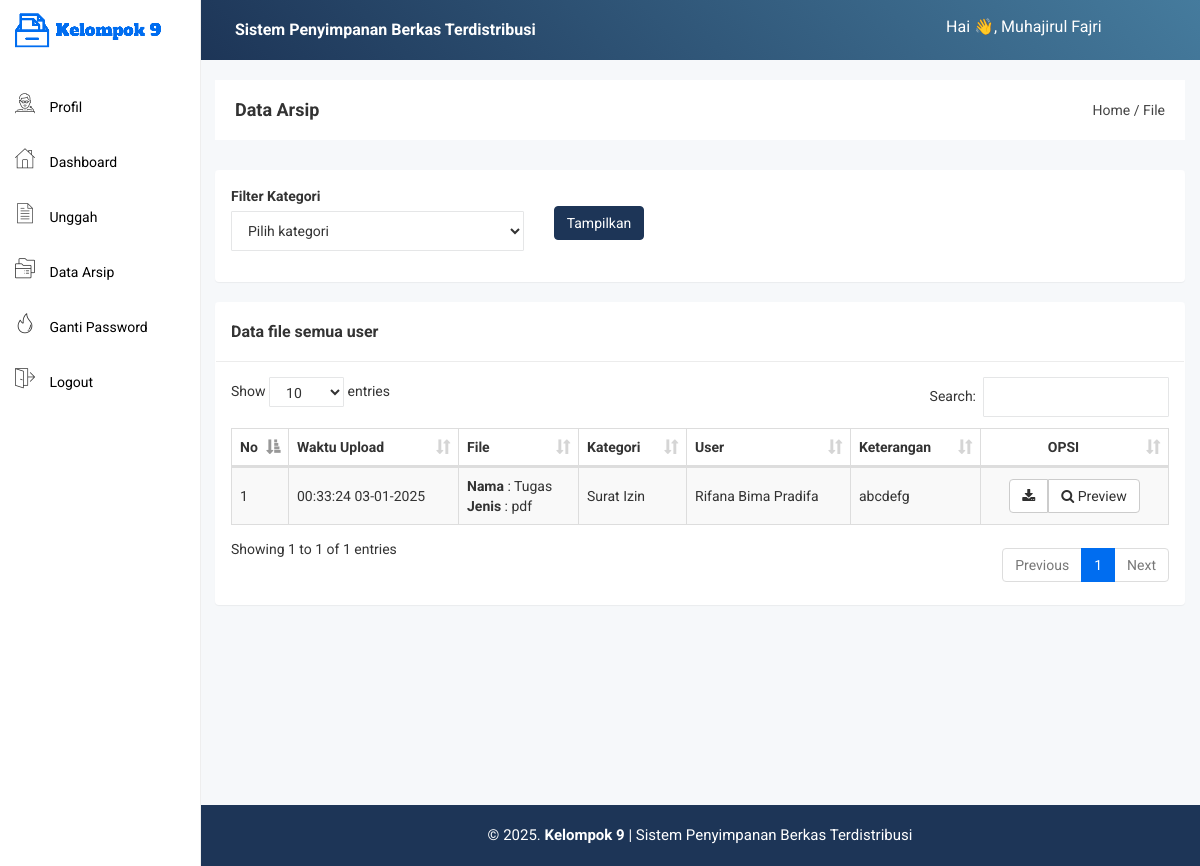
Page /user/arsip.php (signed in) on the earlier database version.
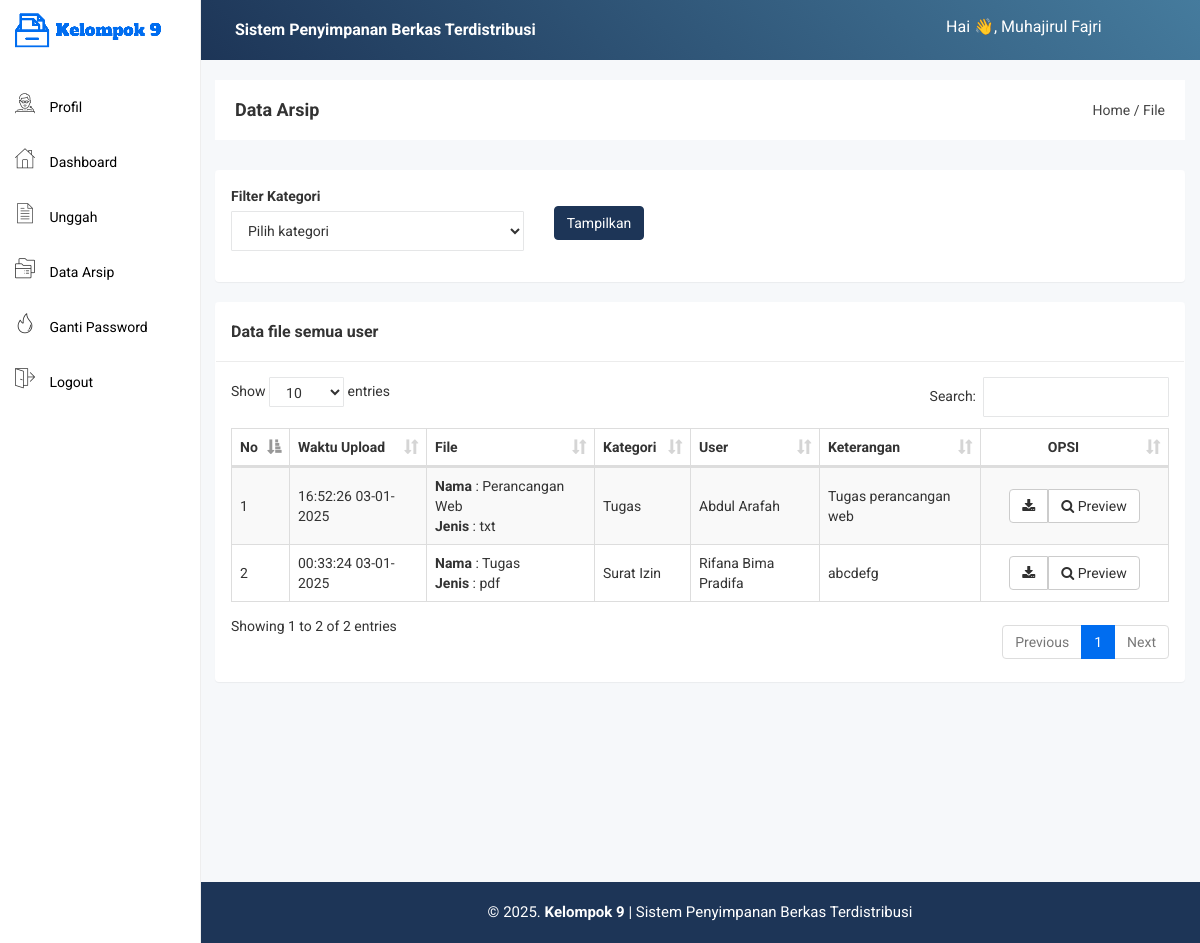
Same page on the later database version.
### tables this page shows
CREATE TABLE `arsip` (
  `arsip_id` int(11) NOT NULL,
  `arsip_waktu_upload` datetime NOT NULL,
  `arsip_petugas` int(11) NOT NULL,
  `arsip_nama` varchar(255) NOT NULL,
  `arsip_jenis` varchar(255) NOT NULL,
  `arsip_kategori` int(11) NOT NULL,
  `arsip_keterangan` text NOT NULL,
  `arsip_file` varchar(255) NOT NULL
);

CREATE TABLE `kategori` (
  `kategori_id` int(11) NOT NULL,
  `kategori_nama` varchar(255) NOT NULL,
  `kategori_keterangan` text NOT NULL
);

CREATE TABLE `user` (
  `user_id` int(11) NOT NULL,
  `user_nama` varchar(100) NOT NULL,
  `user_username` varchar(100) NOT NULL,
  `user_password` varchar(100) NOT NULL,
  `user_foto` varchar(100) DEFAULT NULL
);

### user/arsip.php (the view, shortened to what this page needs)
<?php include 'header.php'; ?>
<div class="breadcome-area">
    <div class="container-fluid">
        <div class="row">
            <div class="col-lg-12 col-md-12 col-sm-12 col-xs-12">
                <div class="breadcome-list">
                    <div class="row">
                        <div class="col-lg-6 col-md-6 col-sm-6 col-xs-12">
                            <div class="breadcome-heading">
                                <h4 style="margin-bottom: 0px">Data Arsip</h4>
                            </div>
                        </div>
                        <div class="col-lg-6 col-md-6 col-sm-6 col-xs-12">
                            <ul class="breadcome-menu" style="padding-top: 0px">
                                <li><a href="#">Home</a> <span class="bread-slash">/</span></li>
                                <li><span class="bread-blod">File</span></li>
                            </ul>
                        </div>
                    </div>
                </div>
            </div>
        </div>
    </div>
</div>
<div class="container-fluid">
    <div class="panel">
        <div class="panel-body">
            <form method="get" action="">
                <div class="row">
                    <div class="col-lg-4">
                        <div class="form-group">
                            <label>Filter Kategori</label>
                            <select class="form-control" name="kategori" required="required">
                                <option value="">Pilih kategori</option>
                            </select>
                        </div>
                    </div>
                    <div class="col-lg-4">
                        <br>
                        <input type="submit" class="btn btn-primary" value="Tampilkan">
                    </div>
                </div>
            </form>
        </div>
    </div>
    <div class="panel">
        <div class="panel-heading">
            <h3 class="panel-title">Data file semua user</h3>
        </div>
        <div class="panel-body">
            <table id="table" class="table table-bordered table-striped table-hover table-datatable">
                <thead>
                    <tr>
                        <th width="1%">No</th>
                        <th>Waktu Upload</th>
                        <th>File</th>
                        <th>Kategori</th>
                        <th>User</th>
                        <th>Keterangan</th>
                        <th class="text-center" width="20%">OPSI</th>
                    </tr>
                </thead>
                <tbody>
                    <?php
                    $no = 1;
                    if(isset($_GET['kategori'])){
                        $kategori = $_GET['kategori'];
                        $arsip = mysqli_query($koneksi,"SELECT * FROM arsip,kategori,user WHERE arsip_petugas=user_id and arsip_kategori=kategori_id and arsip_kategori='$kategori' ORDER BY arsip_id DESC");
                    }else{
                        $arsip = mysqli_query($koneksi,"SELECT * FROM arsip,kategori,user WHERE arsip_petugas=user_id and arsip_kategori=kategori_id ORDER BY arsip_id DESC");
                    }
                    while($p = mysqli_fetch_array($arsip)){
                        ?>
                        <tr>
                            <td><?php echo $no++; ?></td>
                            <td><?php echo date('H:i:s  d-m-Y',strtotime($p['arsip_waktu_upload'])) ?></td>
                            <td>
                                <b>Nama</b> : <?php echo $p['arsip_nama'] ?><br>
                                <b>Jenis</b> : <?php echo $p['arsip_jenis'] ?><br>
                            </td>
                            <td><?php echo $p['kategori_nama'] ?></td>
                            <td><?php echo $p['user_nama'] ?></td>
                            <td><?php echo $p['arsip_keterangan'] ?></td>
                            <td class="text-center">
                                <div class="btn-group">
                                    <a target="_blank" class="btn btn-default" href="arsip_download.php?id=<?php echo $p['arsip_id']; ?>"><i class="fa fa-download"></i></a>
                                    <a href="arsip_preview.php?id=<?php echo $p['arsip_id']; ?>" class="btn btn-default"><i class="fa fa-search"></i> Preview</a>
                                </div>
                            </td>
                        </tr>
                        <?php
                    }
                    ?>
                </tbody>
            </table>
        </div>
    </div>
</div>
<?php include 'footer.php'; ?>

Differences in the rows shown:
added arsip: arsip_waktu_upload "16:52:26 03-01-2025", arsip_nama "Perancangan Web", arsip_jenis "txt", kategori.kategori_nama "Tugas", user.user_nama "Abdul Arafah", arsip_keterangan "Tugas perancangan web"
Other differences:
text written by a page script: "Show entries Search: Showing 1 to 1 of 1 entries Previous 1 Next" → "Show entries Search: Showing 1 to 2 of 2 entries Previous 1 Next"
